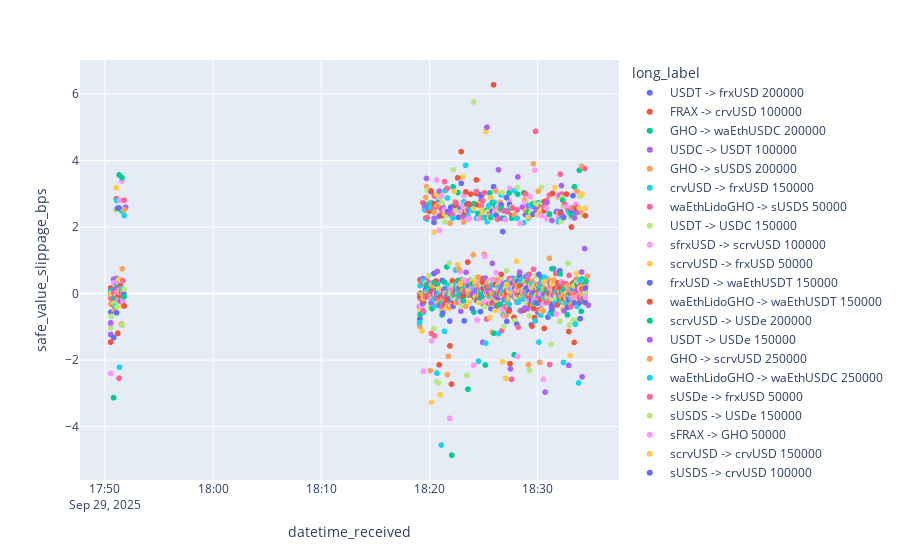

Here is the notebook cell this chart was saved with:
### Code cell
px.scatter(df, x="datetime_received", y="safe_value_slippage_bps", color="long_label").show()
